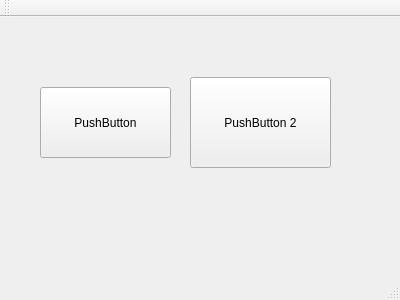
<?xml version="1.0" encoding="UTF-8"?>
<ui version="4.0">
 <class>MainWindow</class>
 <widget class="QMainWindow" name="MainWindow">
  <property name="geometry">
   <rect>
    <x>0</x>
    <y>0</y>
    <width>400</width>
    <height>300</height>
   </rect>
  </property>
  <property name="windowTitle">
   <string>MainWindow</string>
  </property>
  <widget class="QWidget" name="centralWidget">
   <widget class="QPushButton" name="pushButton">
    <property name="geometry">
     <rect>
      <x>40</x>
      <y>70</y>
      <width>131</width>
      <height>71</height>
     </rect>
    </property>
    <property name="text">
     <string>PushButton</string>
    </property>
   </widget>
   <widget class="QPushButton" name="pushButton_2">
    <property name="geometry">
     <rect>
      <x>190</x>
      <y>60</y>
      <width>141</width>
      <height>91</height>
     </rect>
    </property>
    <property name="text">
     <string>PushButton 2</string>
    </property>
   </widget>
  </widget>
  <widget class="QMenuBar" name="menuBar">
   <property name="geometry">
    <rect>
     <x>0</x>
     <y>0</y>
     <width>400</width>
     <height>21</height>
    </rect>
   </property>
  </widget>
  <widget class="QToolBar" name="mainToolBar">
   <attribute name="toolBarArea">
    <enum>TopToolBarArea</enum>
   </attribute>
   <attribute name="toolBarBreak">
    <bool>false</bool>
   </attribute>
  </widget>
  <widget class="QStatusBar" name="statusBar"/>
 </widget>
 <layoutdefault spacing="6" margin="11"/>
 <resources/>
 <connections/>
</ui>
